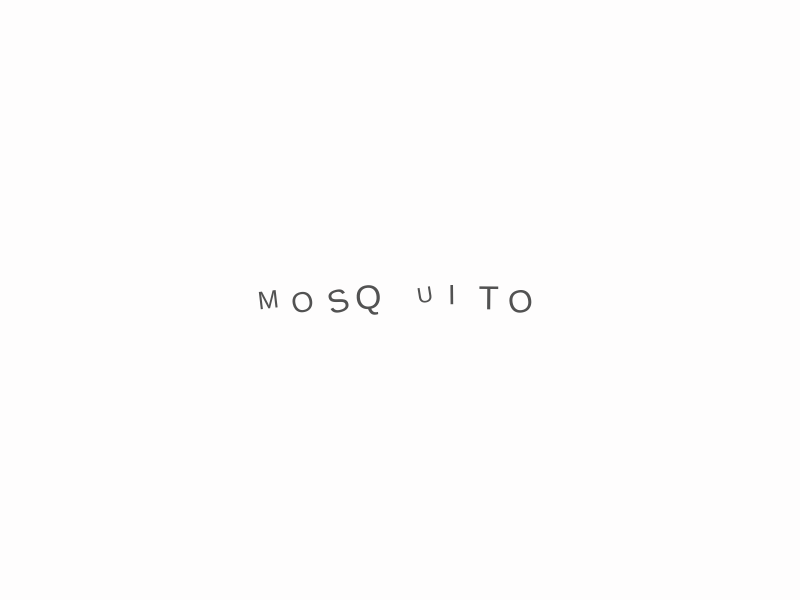
Frame 1 (no input)
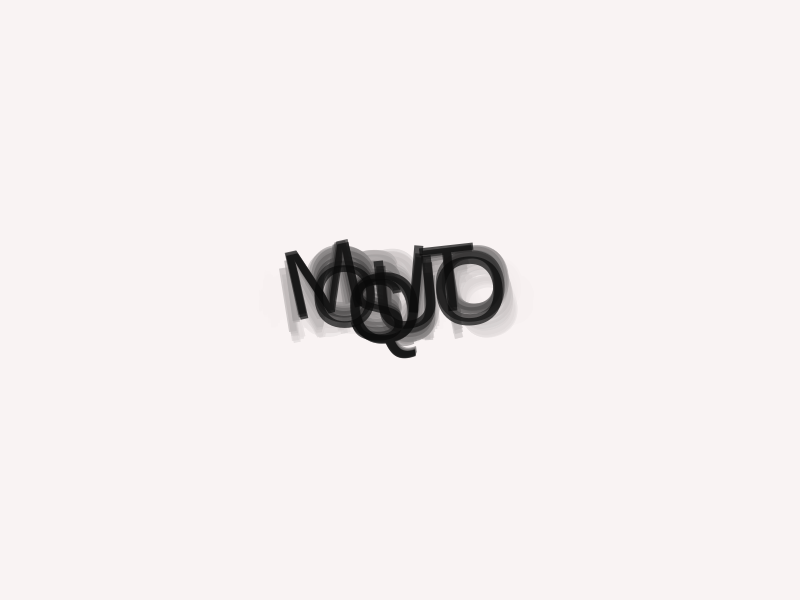
Frame 60 (no input)
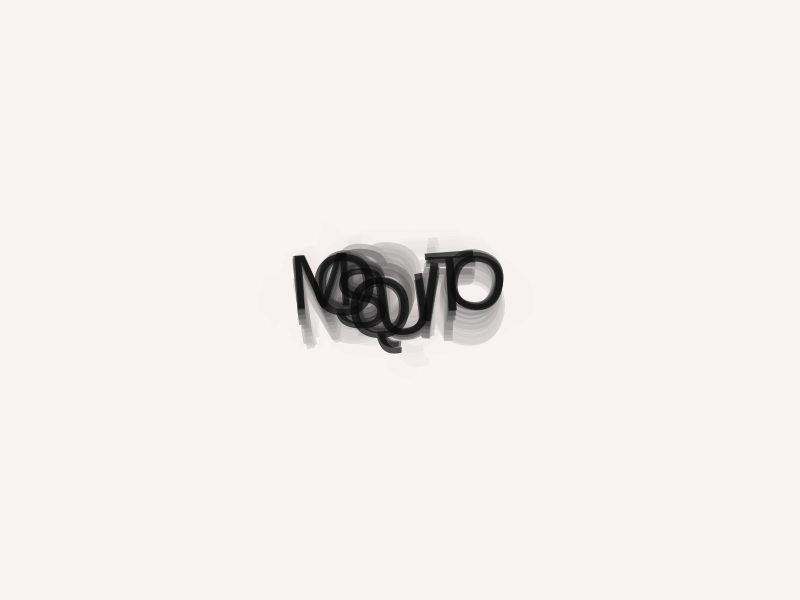
Frame 120 (the mouse pressed at the canvas centre since frame 60)

The p5.js sketch that drew these frames (run headless with seeded random() and noise() and a simulated clock; from frame 60 on, the mouse is pressed at the canvas centre):

// p5.js sketch
// ── sketch.js
let word = "MOSQUITO", z = 0, dir = 1, jitter = [];

async function setup() {
  createCanvas(800, 600);
  textAlign(CENTER, CENTER);

  for (let i = 0; i < word.length; i++) {
    jitter[i] = random(1000);
  }
}

function draw() {
  background(245, 242, 238, 40);

  z += dir * 0.012;
  if (z > 1 || z < 0) dir *= -1;

  let s = lerp(28, 120, z);
  let gap = lerp(38, 12, z);
  let start = width / 2 - (word.length - 1) * gap / 2;

  fill(10, 180);
  noStroke();

  for (let i = 0; i < word.length; i++) {
    let x = start + i * gap + map(noise(jitter[i], frameCount * 0.05), 0, 1, -18, 18);
    let y = height / 2 + sin(frameCount * 0.3 + i) * lerp(4, 22, z);

    push();
    translate(x, y);
    rotate(map(noise(jitter[i] + 50, frameCount * 0.07), 0, 1, -0.5, 0.5));
    textSize(s + random(-8, 8));
    text(word[i], 0, 0);
    pop();
  }
}
